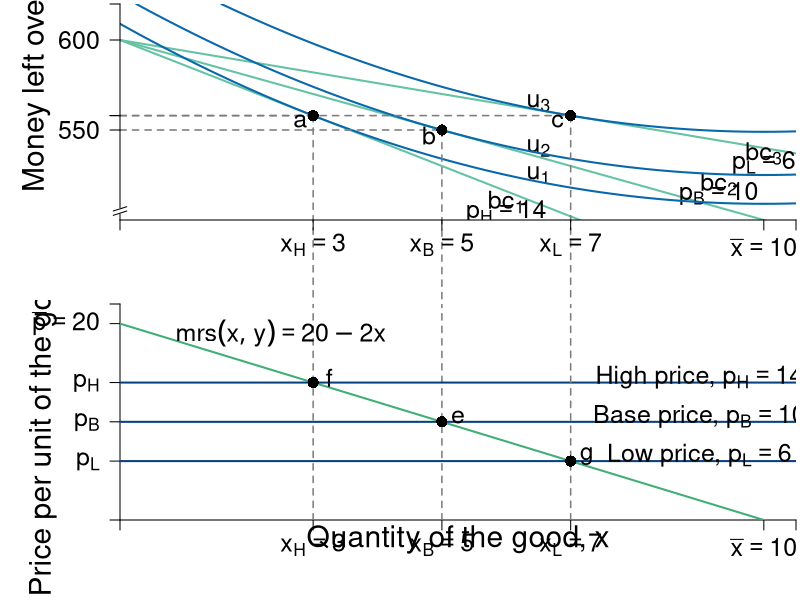

Generate this figure with R:
require(shape)
require(plotrix)
require(ggplot2)
pdf(file = "indmarketdemand/mrs_price_qql_indiff.pdf", width = 9, height = 14)

#Set parameters for graphics
axislabelsize <- 1.8
labelsize <- 1.5
namesize <- 1.8
annotatesize <- 1.5
graphlinewidth <- 2
segmentlinewidth <- 1.5

COL <- c("#7fc97f", "#beaed4", "#fdc086", "#ffff99", "#386cb0", "#f0027f", "#bf5b17", "#666666")
COLA <- c("#e0f3db", "#99d8c9","#66c2a4","#41ae76", "#238b45", "#005824")
COLB <- c("#4eb3d3", "#2b8cbe", "#0868ac","#084081")
grays <- gray.colors(25, start = 1, end = 0)

#Edited the margins to cater for the larger LHS labels
par(mar =  c(4, 6, 0.2, 0.2), mfrow = c(2,1))



# demandcd ----------------------------------------------------------------


#uA <- function(x, y, alpha = 0.5) {
  #x^(alpha)*y^(1 - alpha)
#}


uA <- function(x, y) {
  y + 20*x - x^2
}


bcA <- function(x, w = 20, p = 2) {
  w - p*x
}


xlims <- c(0, 10.5)
ylims <- c(500, 620)

npts <- 501 
x <- seq(xlims[1], xlims[2], length.out = npts)
y <- seq(ylims[1], ylims[2], length.out = npts) 
a <- c(uA(x = 3, y = 600 - 3*14), uA(x = 5, y = 600 - 5*10), uA(x = 7, y = 600 - 7*6))

plot(0, 0, xlim = xlims, ylim = ylims, type = "n",
     xlab = expression(paste("")),
     ylab = expression(paste("")), 
     xaxt = "n", 
     yaxt = "n", 
     cex.lab = axislabelsize, 
     bty = "n",
     xaxs = "i", 
     yaxs = "i")

#a <- c(uA(x = 3, y = 600 - 3*14), uA(x = 5, y = 600 - 5*10), uA(x = 7, y = 600 - 7*6))

ticksy <- c(0, 600 - 3*14, 600 - 5*10, 600 - 7*6, 600, ylims[2])
ylabels <- c(NA, 600 - 3*14, 600 - 5*10, 600 - 7*6, 600, NA)
ticksx <- c(0, 3, 5, 7, 10, xlims[2])
xlabels <- c(NA, expression(paste(x[H] == 3)), expression(paste(x[B] == 5)), expression(paste(x[L] == 7)), expression(paste(bar(x) == 10)), NA)


npts <- 500 
xx1 <- seq(xlims[1], xlims[2], length.out = npts)

lines(xx1, bcA(xx1, w = 600, p = 6), col = COLA[3], lwd = graphlinewidth)
lines(xx1, bcA(xx1, w = 600, p = 10), col = COLA[3], lwd = graphlinewidth)
lines(xx1, bcA(xx1, w = 600, p = 14), col = COLA[3], lwd = graphlinewidth)
#lines(xx1, indiffA1(xx1, uA = 20, rmax = 2.5, xmax = 10), col = COLB[4], lwd = graphlinewidth)


#Label Axes
#mtext(expression(paste("Kilograms of coffee, ", x)), side=1, line = 2.5, cex = axislabelsize)

#text(0.5*xlims[2], -2, expression(paste("Kilograms of coffee, ", x)), xpd = TRUE, cex = axislabelsize) 
text(-1.3, 580, expression(paste("Money left over, ", y)), xpd = TRUE, cex = axislabelsize, srt = 90) 

#segments(0, 6, 6, 6, lty = 2, col = grays[20] , lwd = segmentlinewidth, xpd = TRUE)
#segments(2, -10, 2, 6, lty = 2, col = grays[20] , lwd = segmentlinewidth, xpd = TRUE)
#segments(4, -10, 4, 6, lty = 2, col = grays[20] , lwd = segmentlinewidth, xpd = TRUE)
#segments(6, -10, 6, 6, lty = 2, col = grays[20] , lwd = segmentlinewidth, xpd = TRUE)

#Label the budget curve functions for the HG, Aisha
text(6, 510, expression(bc[1]), cex = annotatesize)
text(6, 505, expression(p[H] == 14), cex = annotatesize)

text(9.3, 520, expression(bc[2]), cex = annotatesize)
text(9.3, 515, expression(p[B] == 10), cex = annotatesize)

text(10, 537, expression(bc[3]), cex = annotatesize)
text(10, 532, expression(p[L] == 6), cex = annotatesize)




#Label the iso-welfare functions for the HG, Aisha
text(6.5, 525, expression(u[1]), cex = annotatesize)
text(6.5, 540, expression(u[2]), cex = annotatesize)
text(6.5, 565, expression(u[3]), cex = annotatesize)
#text(6.6, 8.3, expression(u[4]^A))

contour(x, y, 
        outer(x, y, uA),
        drawlabels = FALSE,
        col = COLB[3],
        lwd = graphlinewidth,
        levels = a, 
        xaxs = "i", 
        yaxs = "i", 
        add = TRUE)

#abline(h=6, col=COL[3], lwd=graphlinewidth)
segments(7, 558, 7, 0, lty = 2, col = grays[20] , lwd = segmentlinewidth, xpd = TRUE)
segments(5, 550, 5, 0, lty = 2, col = grays[20] , lwd = segmentlinewidth, xpd = TRUE)
segments(3, 558, 3, 0, lty = 2, col = grays[20] , lwd = segmentlinewidth, xpd = TRUE)

segments(0, 558,3, 558, lty = 2, col = grays[20] , lwd = segmentlinewidth, xpd = TRUE)
segments(0, 550,5, 550, lty = 2, col = grays[20] , lwd = segmentlinewidth, xpd = TRUE)
segments(0, 558,7, 558, lty = 2, col = grays[20] , lwd = segmentlinewidth, xpd = TRUE)

points(x = 3, y = 600 - 3*14, pch = 16, col = "black", cex = 1.5)
text(x = 3 - 0.2, y = 600 - 3*14 - 3, expression(a), cex = annotatesize)
points(x = 5, y = 600 - 5*10, pch = 16, col = "black", cex = 1.5)
text(x = 5 - 0.2, y = 600 - 5*10 - 3, expression(b), cex = annotatesize)
points(x = 7, y = 600 - 7*6, pch = 16, col = "black", cex = 1.5)
text(x = 7 - 0.2, y = 600 - 7*6 - 3, expression(c), cex = annotatesize)

#Arrows(8.5, 6, 6.5, 6, col = "black", lty = 1, lwd = 2, arr.type = "triangle", arr.lwd = 0.5)
#text(9.7, 6.3, expression(paste("Price-offer curve")), cex = annotatesize)

axis(1, at = ticksx, pos = ylims[1], labels = xlabels, cex.axis = labelsize)
axis(2, at = ticksy, pos = 0, labels = ylabels, las = 1, cex.axis = labelsize)

axis.break(axis = 2, breakpos = 505, pos = 0,
           bgcol = "white", breakcol = "black",
           style = "slash", brw = 0.02)



#------


mrsA <- function(x, rmax = 10, xmax = 20) {
  rmax - (rmax/xmax)*x
}

# uA <- function(x, y, rmax, rmax = 10, xmas = 20) {
#   y + rmax*x - (1/2)(rmax/xmax)*x^2
# }

xlims <- c(0, 10.5)
ylims <- c(0, 22)

npts <- 501 
x <- seq(xlims[1], xlims[2], length.out = npts)
y <- seq(ylims[1], ylims[2], length.out = npts) 

plot(0, 0, xlim = xlims, ylim = ylims, type = "n",
     xlab = expression(paste("")),
     ylab = expression(paste("")), 
     xaxt = "n", 
     yaxt = "n", 
     cex.lab = axislabelsize, 
     bty = "n",
     xaxs="i", 
     yaxs="i")

# ticksy <- seq(from = 0, to = ylims[2], by = 2)
# ylabels <- seq(from = 0, to = ylims[2], by = 2)
# ticksx <- seq(from = 0, to = xlims[2], by = 2)
# xlabels <- seq(from = 0, to = xlims[2], by = 2)
ticksy <- c(0, 6, 10, 14, 20, ylims[2])
ylabels <- c(NA, expression(paste(p[L])), expression(paste(p[B])), expression(paste(p[H])), expression(paste(bar(p) == 20)), NA)
ticksx <- c(0, 3, 5, 7, 10, xlims[2])
xlabels <- c(NA, expression(paste(x[H] == 3)), expression(paste(x[B] == 5)), expression(paste(x[L] == 7)), expression(paste(bar(x) == 10)), NA)

axis(1, at = ticksx, pos = 0, labels = xlabels, cex.axis = labelsize)
axis(2, at = ticksy, pos = 0, labels = ylabels, las = 1, cex.axis = labelsize)

npts <- 500 
xx1 <- seq(xlims[1], xlims[2], length.out = npts)

#xpoly <- c(0, 10, 0)
#ypoly <- c(5, 5, 10)
#polygon(x = xpoly, y = ypoly, col = COL[4], density=NULL, border = NA)

lines(xx1, mrsA(xx1, rmax = 20, xmax = 10), col = COLA[4], lwd = graphlinewidth)
#lines(xx1, brfB(xx1, alpha = 16, beta = 1/24), col = COLB[4], lwd = graphlinewidth)




#mtext(expression(paste("Quantity of the good, ", x)), side=1, line = 2.5, cex = axislabelsize)
text(0.5*xlims[2], -2, expression(paste("Quantity of the good, ", x)), xpd = TRUE, cex = axislabelsize) 
text(-1.2, 0.5*ylims[2], expression(paste("Price per unit of the good, ", p)), xpd = TRUE, cex = axislabelsize, srt = 90) 


segments(0, 10, xlims[2], 10, lty = 1, col = COLB[4] , lwd = graphlinewidth)
segments(5, 0, 5, 30, lty = 2, col = grays[20] , lwd = segmentlinewidth)
text(9, 10.6, expression(paste("Base price, ", p[B] == 10)), cex = labelsize)
points(5, 10, pch = 16, col = "black", cex = 1.5)
text(5.25, 10.5, expression(e), cex = annotatesize)

segments(0, 14, xlims[2], 14, lty = 1, col = COLB[4] , lwd = graphlinewidth)
segments(3, 0, 3, 30, lty = 2, col = grays[20] , lwd = segmentlinewidth)
text(9, 14.6, expression(paste("High price, ", p[H] == 14)), cex = labelsize)
points(3, 14, pch = 16, col = "black", cex = 1.5)
text(3.25, 14.5, expression(f), cex = annotatesize)


segments(0, 6, xlims[2], 6, lty = 1, col = COLB[4] , lwd = graphlinewidth)
segments(7, 0, 7, 30, lty = 2, col = grays[20] , lwd = segmentlinewidth)
text(9, 6.6, expression(paste("Low price, ", p[L] == 6)), cex = labelsize)
points(7, 6, pch = 16, col = "black", cex = 1.5)
text(7.25, 6.5, expression(g), cex = annotatesize)


#text(7.3, 2.5, expression("Curve"))
#Arrows(7.3, 3.5, 7.3, 6.1, col = "black", lty = 1, lwd = 2, arr.type = "triangle", arr.lwd = 0.5)

#Label the iso-welfare functions for the HG, Aisha
# text(3.8, 1.5, expression(u[1]^A))
# text(4.6, 1.5, expression(u[2]^A))
# text(5.5, 1.5, expression(u[3]^A))
#text(6.6, 8.3, expression(u[4]^A))


#Label the indifference curves for the HG, Betty
# text(7.6, 17, expression(u[1]^B))
# text(6.75, 17, expression(u[2]^B))
# text(6, 17, expression(u[3]^B))
#text(3.4, 6.9, expression(v[4]^B))

#Label mrs function
text(2.5, 19, expression(paste(mrs(x,y) == 20 - 2*x)), cex = labelsize)
#Arrows(10, 7.5, 10, 5, col = "black", lty = 1, lwd = 2, arr.type = "triangle", arr.lwd = 0.5)

#Label satiation
#text(20, 3.5, expression(paste(bar(x) == "Point")))
#text(20, 3, expression(paste("of Satiation")))
#Arrows(20, 2.5, 20, 0.5, col = "black", lty = 1, lwd = 2, arr.type = "triangle", arr.lwd = 0.5)

#Label highest willingness to pay
#text(5, 10, expression("Consumer Surplus"))
#text(5, 9, expression(paste(CS==frac(1, 2)*bgroup("(",bar(r) - p,")")*x)))
#Arrows(5, 8.5, 5, 6, col = "black", lty = 1, lwd = 2, arr.type = "triangle", arr.lwd = 0.5)

dev.off()
